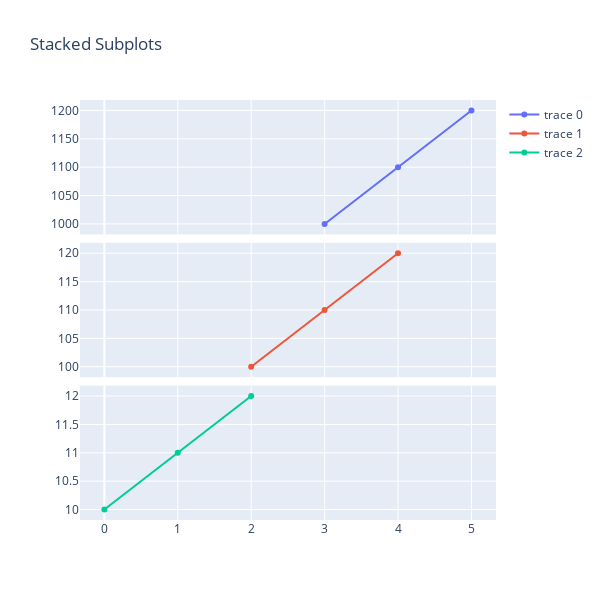

Notebook code for this chart:
### Code cell
from plotly.subplots import make_subplots
import plotly.graph_objects as go

fig = make_subplots(rows=3, cols=1, shared_xaxes=True, vertical_spacing=0.02)

fig.append_trace(go.Scatter(x=[3, 4, 5], y=[1000, 1100, 1200]), row=1, col=1)
fig.append_trace(go.Scatter(x=[2, 3, 4], y=[100, 110, 120]), row=2, col=1)
fig.append_trace(go.Scatter(x=[0, 1, 2], y=[10, 11, 12]), row=3, col=1)

fig.update_layout(height=600, width=600, title_text="Stacked Subplots")
fig.show()

### Figure 1 — Plotly figure (JSON) as saved in the notebook; plotly's stock layout.template omitted (floating-point values rounded to 4 significant figures)
{"data": [{"type": "scatter", "x": [3, 4, 5], "xaxis": "x", "y": [1000, 1100, 1200], "yaxis": "y"}, {"type": "scatter", "x": [2, 3, 4], "xaxis": "x2", "y": [100, 110, 120], "yaxis": "y2"}, {"type": "scatter", "x": [0, 1, 2], "xaxis": "x3", "y": [10, 11, 12], "yaxis": "y3"}], "layout": {"height": 600, "title": {"text": "Stacked Subplots"}, "width": 600, "xaxis": {"anchor": "y", "domain": [0, 1], "matches": "x3", "showticklabels": false}, "xaxis2": {"anchor": "y2", "domain": [0, 1], "matches": "x3", "showticklabels": false}, "xaxis3": {"anchor": "y3", "domain": [0, 1]}, "yaxis": {"anchor": "x", "domain": [0.68, 1]}, "yaxis2": {"anchor": "x2", "domain": [0.34, 0.66]}, "yaxis3": {"anchor": "x3", "domain": [0, 0.32]}}}
